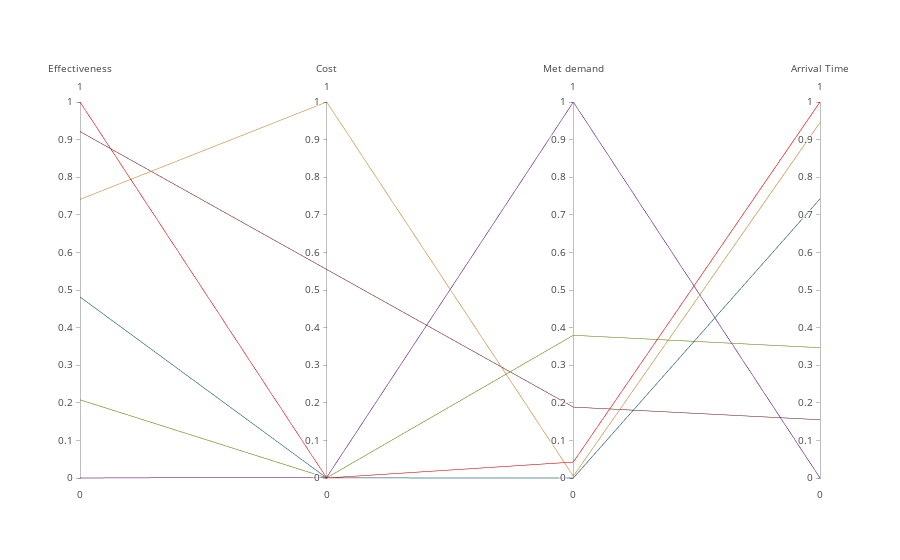

Source (notebook cell):
### Code cell
import plotly
import plotly.graph_objs as go

import pandas as pd 

plotly.offline.init_notebook_mode(connected=True)

data = [
    go.Parcoords(
        line = dict(color = und_dev_scores['policy_number'],
                   colorscale = [[0, '#6C9E12'], 
                                [0.2,'#0D5F67'], 
                                [0.4,'#7e2e2e'], 
                                [0.6, '#69178C'], 
                                [0.8, '#DE9733'],
                                [1,'#ff0000']]),  #
        dimensions = list([
            dict(range = [0,1],
                label = 'Effectiveness', values = und_dev_scores['Robustness in Effectiveness']),
            dict(range = [0,1],
                label = 'Cost', values = und_dev_scores['Robustness in Cost per death prevented']),
            dict(range = [0,1],
                label = 'Met demand', values = und_dev_scores['Robustness in Difference in Demand Met']),
            dict(range = [0,1],
                label = 'Arrival Time', values = und_dev_scores['Robustness in Difference in Arrival Time'])
        ])
    )
]



fig = go.Figure(data = data)
plotly.offline.iplot(fig, filename = 'parcoords-basic')

### Figure 1 — Plotly figure (JSON) as saved in the notebook; plotly's stock layout.template omitted (floating-point values rounded to 4 significant figures)
{"data": [{"dimensions": [{"label": "Effectiveness", "range": [0, 1], "values": [0.2079, 0.4816, 0.9213, 0, 0.7409, 1.0]}, {"label": "Cost", "range": [0, 1], "values": [0.0004231, 0.0002486, 0.5547, 0.001717, 1.0, 0]}, {"label": "Met demand", "range": [0, 1], "values": [0.3795, 0, 0.1886, 1, 0.004831, 0.04239]}, {"label": "Arrival Time", "range": [0, 1], "values": [0.3466, 0.7423, 0.1549, 0, 0.9454, 1]}], "line": {"color": [0, 0.2, 0.4, 0.6, 0.8, 1], "colorscale": [[0, "#6C9E12"], [0.2, "#0D5F67"], [0.4, "#7e2e2e"], [0.6, "#69178C"], [0.8, "#DE9733"], [1, "#ff0000"]]}, "type": "parcoords", "uid": "0112d150-025f-4946-bf1e-38e837611bb5"}], "layout": {}}
